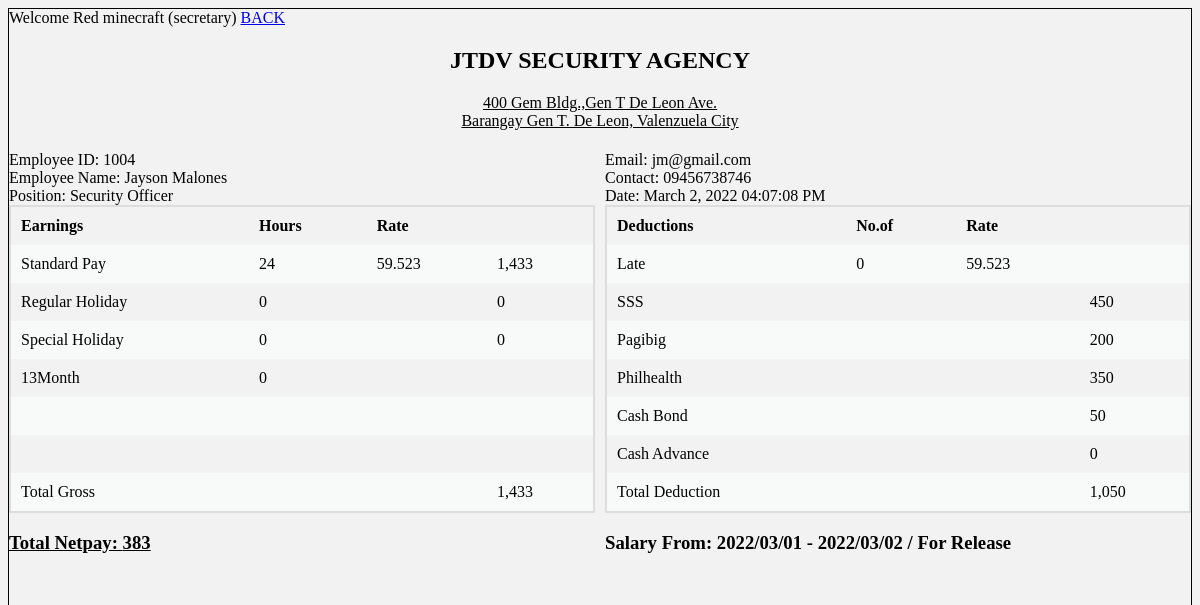
Page /emp_module-main/SecretaryPortal/viewautomatedsalary.php?logid=343 (signed in) on the committed database.
### tables this page shows
CREATE TABLE `automatic_generated_salary` (
  `log` int(11) NOT NULL,
  `emp_id` int(11) DEFAULT NULL,
  `total_hours` float DEFAULT NULL,
  `standard_pay` float DEFAULT NULL,
  `regular_holiday` int(11) DEFAULT NULL,
  `regular_holiday_pay` float DEFAULT NULL,
  `special_holiday` int(11) DEFAULT NULL,
  `special_holiday_pay` float DEFAULT NULL,
  `thirteenmonth` float DEFAULT NULL,
  `sss` float DEFAULT NULL,
  `pagibig` float DEFAULT NULL,
  `philhealth` float DEFAULT NULL,
  `cashbond` float DEFAULT NULL,
  `vale` float DEFAULT NULL,
  `total_hours_late` int(11) DEFAULT NULL,
  `total_gross` float DEFAULT NULL,
  `total_deduction` float DEFAULT NULL,
  `total_netpay` float DEFAULT NULL,
  `start` varchar(50) DEFAULT NULL,
  `end` varchar(50) DEFAULT NULL,
  `for_release` varchar(20) DEFAULT NULL,
  `date_created` varchar(50) DEFAULT NULL,
  `date_released` varchar(50) DEFAULT NULL
);

CREATE TABLE `employee` (
  `id` int(11) NOT NULL,
  `empId` varchar(50) NOT NULL,
  `firstname` varchar(100) NOT NULL,
  `lastname` varchar(100) NOT NULL,
  `cpnumber` varchar(13) DEFAULT NULL,
  `address` varchar(100) DEFAULT NULL,
  `position` varchar(100) NOT NULL,
  `ratesperDay` varchar(11) NOT NULL,
  `watType` varchar(50) NOT NULL,
  `email` varchar(100) NOT NULL,
  `password` varchar(100) NOT NULL,
  `access` varchar(100) DEFAULT NULL,
  `availability` varchar(100) DEFAULT NULL,
  `timer` varchar(100) DEFAULT NULL,
  `time` varchar(100) DEFAULT NULL,
  `date` varchar(100) DEFAULT NULL
);

### emp_module-main/SecretaryPortal/viewautomatedsalary.php (the view, shortened to what this page needs)
<?php
require_once('../class.php');
$sessionData = $payroll->getSessionSecretaryData();
$payroll->verifyUserAccess($sessionData['access'], $sessionData['fullname'],2);
$id = $_GET['logid'];
?>
<!DOCTYPE html>
<html>
<head>
</head>
<body>
<a href="automaticpayroll.php">BACK</a>
<?php
    $sql = "SELECT *
    FROM automatic_generated_salary
    INNER JOIN employee ON automatic_generated_salary.emp_id = employee.empId
    WHERE automatic_generated_salary.log = ?;";
    $stmt = $payroll->con()->prepare($sql);
    $stmt->execute([$id]);
    $rows = $stmt->fetch();
    ?>
<center><h2>JTDV SECURITY AGENCY</h2>
<p><u>400 Gem Bldg.,Gen T De Leon Ave.</br>Barangay Gen T. De Leon, Valenzuela City</u></p></center>
<div class="row">
  <div class="column">
    Employee ID: <?php echo " ",$rows->empId;?><br/>
    Employee Name: <?php echo " ",$rows->firstname," ", $rows->lastname;?><br/>
    Position: <?php echo " ",$rows->position;?>
    <table>
      <tr>
        <th>Earnings</th>
        <th>Hours</th>
        <th>Rate</th>
        <th>&nbsp;</th>
      </tr>
      <tr>
        <td>Standard Pay</td>
        <td><?php echo " ",number_format($rows->total_hours);?></td>
        <td><?php echo " ",$rows->ratesperDay;?></td>
        <td><?php echo " ",number_format($rows->standard_pay);?></td>
      </tr>
      <tr>
        <td>Regular Holiday</td>
        <td><?php echo " ",$rows->regular_holiday;?></td>
        <td></td>
        <td><?php echo " ",number_format($rows->regular_holiday_pay);?></td>
      </tr>
      <tr>
        <td>Special Holiday</td>
        <td><?php echo " ",$rows->special_holiday;?></td>
        <td></td>
        <td><?php echo " ",$rows->special_holiday_pay;?></td>
      </tr>
      <tr>
        <td>13Month</td>
        <td><?php echo " ",$rows->thirteenmonth;?></td>
        <td></td>
        <td></td>
      </tr>
      <tr>
        <td>&nbsp;</td>
        <td></td>
        <td></td>
        <td></td>
      </tr>
      <tr>
        <td>&nbsp;</td>
        <td></td>
        <td></td>
        <td></td>
      </tr>
      <tr>
        <td>Total Gross</td>
        <td></td>
        <td></td>
        <td><?php echo " ",number_format($rows->total_gross);?></td>
      </tr>
    </table>
    <h3><u>Total Netpay: <?php echo " ",number_format($rows->total_netpay);?></u></h3>
  </div>
  <div class="column">
      Email: <?php echo " ",$rows->email;?><br/>
      Contact: <?php echo " ",$rows->cpnumber;?><br/>
      Date: <?php echo " ",$rows->date_created;?>
    <table>
      <tr>
        <th>Deductions</th>
        <th>No.of</th>
        <th>Rate</th>
        <th>&nbsp;</th>
      </tr>
      <tr>
        <td>Late</td>
        <td><?php echo " ",$rows->total_hours_late;?></td>
        <td>59.523</td>
        <td></td>
      </tr>
      <tr>
        <td>SSS</td>
        <td></td>
        <td></td>
        <td><?php echo " ",$rows->sss;?></td>
      </tr>
      <tr>
        <td>Pagibig</td>
        <td></td>
        <td></td>
        <td><?php echo " ",$rows->pagibig;?></td>
      </tr>
      <tr>
        <td>Philhealth</td>
        <td></td>
        <td></td>
        <td><?php echo " ",$rows->philhealth;?></td>
      </tr>
      <tr>
        <td>Cash Bond</td>
        <td></td>
        <td></td>
        <td><?php echo " ",$rows->cashbond;?></td>
      </tr>
      <tr>
        <td>Cash Advance</td>
        <td></td>
        <td></td>
        <td><?php echo " ",number_format($rows->vale);?></td>
      </tr>
      <tr>
        <td>Total Deduction</td>
        <td></td>
        <td></td>
        <td><?php echo " ",number_format($rows->total_deduction);?></td>
      </tr>
    </table>
    <h3>Salary From: <?php echo " ",$rows->start, " - ",$rows->end," / ",$rows->for_release;?></h3>
  </div>
</div>
</body>
</html>

### emp_module-main/SecretaryPortal/viewautomatedsalary.php (style rules this page uses)
* { box-sizing: border-box; }
body { background:#F2F2F2; border: 1px solid black; }
.row { margin-left:-5px; margin-right:-5px; }
.column { float: left; width: 50%; padding: 5px; }
.row::after { content: ""; clear: both; display: table; }
table { border-collapse: collapse; border-spacing: 0; width: 100%; border: 2px solid #ddd; }
th, td { text-align: left; padding: 10px; }
tr:nth-child(even) { background-color: #f8f9f9; }

### rows in the picture
automatic_generated_salary: employee.empId "1004", employee.firstname "Jayson", employee.lastname "Malones", employee.position "Security Officer", total_hours "24", employee.ratesperDay "59.523", standard_pay "1,433", regular_holiday "0", regular_holiday_pay "0", special_holiday "0", special_holiday_pay "0", thirteenmonth "0", total_gross "1,433", total_netpay "383", employee.email "jm@gmail.com", employee.cpnumber "09456738746", date_created "March 2, 2022 04:07:08 PM", total_hours_late "0", sss "450", pagibig "200", philhealth "350", cashbond "50", vale "0", total_deduction "1,050", start "2022/03/01", end "2022/03/02", for_release "For Release"

### other values in the picture
$fullname "Red minecraft"
$access "secretary"
